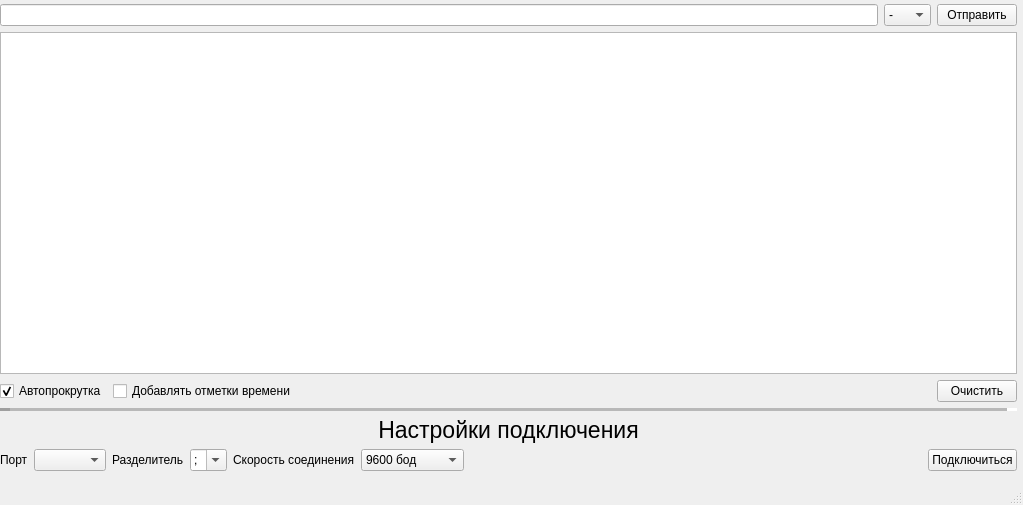
<?xml version="1.0" encoding="UTF-8"?>
<ui version="4.0">
 <class>MainWindow</class>
 <widget class="QMainWindow" name="MainWindow">
  <property name="windowModality">
   <enum>Qt::ApplicationModal</enum>
  </property>
  <property name="geometry">
   <rect>
    <x>0</x>
    <y>0</y>
    <width>1023</width>
    <height>505</height>
   </rect>
  </property>
  <property name="windowTitle">
   <string>Монитор последовательного порта</string>
  </property>
  <property name="tabShape">
   <enum>QTabWidget::Rounded</enum>
  </property>
  <property name="dockOptions">
   <set>QMainWindow::AnimatedDocks</set>
  </property>
  <property name="unifiedTitleAndToolBarOnMac">
   <bool>true</bool>
  </property>
  <widget class="QWidget" name="centralwidget">
   <widget class="QWidget" name="">
    <property name="geometry">
     <rect>
      <x>0</x>
      <y>4</y>
      <width>1017</width>
      <height>467</height>
     </rect>
    </property>
    <layout class="QVBoxLayout" name="main_layout">
     <property name="sizeConstraint">
      <enum>QLayout::SetNoConstraint</enum>
     </property>
     <item>
      <layout class="QVBoxLayout" name="output_layot">
       <item>
        <layout class="QHBoxLayout" name="top_outpyt_layout">
         <item>
          <widget class="QLineEdit" name="input_line"/>
         </item>
         <item>
          <widget class="QComboBox" name="end_box">
           <item>
            <property name="text">
             <string>-</string>
            </property>
           </item>
           <item>
            <property name="text">
             <string>\n\r</string>
            </property>
           </item>
           <item>
            <property name="text">
             <string>\n</string>
            </property>
           </item>
           <item>
            <property name="text">
             <string>\r</string>
            </property>
           </item>
          </widget>
         </item>
         <item>
          <widget class="QPushButton" name="send_btn">
           <property name="text">
            <string>Отправить</string>
           </property>
          </widget>
         </item>
        </layout>
       </item>
       <item>
        <widget class="QColumnView" name="columnView"/>
       </item>
       <item>
        <layout class="QHBoxLayout" name="bottom_output_layout">
         <item>
          <widget class="QCheckBox" name="time_chk">
           <property name="text">
            <string>Автопрокрутка</string>
           </property>
           <property name="checked">
            <bool>true</bool>
           </property>
          </widget>
         </item>
         <item>
          <widget class="QCheckBox" name="scroll_chk">
           <property name="text">
            <string>Добавлять отметки времени</string>
           </property>
          </widget>
         </item>
         <item>
          <spacer name="horizontalSpacer">
           <property name="orientation">
            <enum>Qt::Horizontal</enum>
           </property>
           <property name="sizeHint" stdset="0">
            <size>
             <width>16</width>
             <height>20</height>
            </size>
           </property>
          </spacer>
         </item>
         <item>
          <widget class="QPushButton" name="clear_btn">
           <property name="text">
            <string>Очистить</string>
           </property>
          </widget>
         </item>
        </layout>
       </item>
      </layout>
     </item>
     <item>
      <widget class="Line" name="line">
       <property name="lineWidth">
        <number>10</number>
       </property>
       <property name="midLineWidth">
        <number>10</number>
       </property>
       <property name="orientation">
        <enum>Qt::Horizontal</enum>
       </property>
      </widget>
     </item>
     <item>
      <layout class="QVBoxLayout" name="pref_layout">
       <item>
        <widget class="QLabel" name="port_pref_label">
         <property name="font">
          <font>
           <pointsize>17</pointsize>
          </font>
         </property>
         <property name="text">
          <string>Настройки подключения</string>
         </property>
         <property name="alignment">
          <set>Qt::AlignCenter</set>
         </property>
        </widget>
       </item>
       <item>
        <layout class="QHBoxLayout" name="port_layout">
         <item>
          <widget class="QLabel" name="port_switch_label">
           <property name="text">
            <string>Порт</string>
           </property>
          </widget>
         </item>
         <item>
          <widget class="QComboBox" name="port_box"/>
         </item>
         <item>
          <widget class="QLabel" name="input_sep_label">
           <property name="text">
            <string>Разделитель</string>
           </property>
          </widget>
         </item>
         <item>
          <widget class="QComboBox" name="input_sep_box">
           <property name="editable">
            <bool>true</bool>
           </property>
           <property name="sizeAdjustPolicy">
            <enum>QComboBox::AdjustToContents</enum>
           </property>
           <property name="iconSize">
            <size>
             <width>16</width>
             <height>16</height>
            </size>
           </property>
           <item>
            <property name="text">
             <string>;</string>
            </property>
           </item>
           <item>
            <property name="text">
             <string>,</string>
            </property>
           </item>
           <item>
            <property name="text">
             <string>\t</string>
            </property>
           </item>
          </widget>
         </item>
         <item>
          <widget class="QLabel" name="baudreate_label">
           <property name="text">
            <string>Скорость соединения</string>
           </property>
          </widget>
         </item>
         <item>
          <widget class="QComboBox" name="baudrate_box">
           <property name="editable">
            <bool>false</bool>
           </property>
           <property name="currentIndex">
            <number>4</number>
           </property>
           <property name="sizeAdjustPolicy">
            <enum>QComboBox::AdjustToContents</enum>
           </property>
           <item>
            <property name="text">
             <string>300 бод</string>
            </property>
           </item>
           <item>
            <property name="text">
             <string>1200 бод</string>
            </property>
           </item>
           <item>
            <property name="text">
             <string>2400 бод</string>
            </property>
           </item>
           <item>
            <property name="text">
             <string>4800 бод</string>
            </property>
           </item>
           <item>
            <property name="text">
             <string>9600 бод</string>
            </property>
           </item>
           <item>
            <property name="text">
             <string>19200 бод</string>
            </property>
           </item>
           <item>
            <property name="text">
             <string>38400 бод</string>
            </property>
           </item>
           <item>
            <property name="text">
             <string>57600 бод</string>
            </property>
           </item>
           <item>
            <property name="text">
             <string>74880 бод</string>
            </property>
           </item>
           <item>
            <property name="text">
             <string>115200 бод</string>
            </property>
           </item>
           <item>
            <property name="text">
             <string>230400 бод</string>
            </property>
           </item>
           <item>
            <property name="text">
             <string>250000 бод</string>
            </property>
           </item>
           <item>
            <property name="text">
             <string>500000 бод</string>
            </property>
           </item>
           <item>
            <property name="text">
             <string>1000000 бод</string>
            </property>
           </item>
           <item>
            <property name="text">
             <string>2000000 бод</string>
            </property>
           </item>
          </widget>
         </item>
         <item>
          <spacer name="horizontalSpacer_2">
           <property name="orientation">
            <enum>Qt::Horizontal</enum>
           </property>
           <property name="sizeHint" stdset="0">
            <size>
             <width>40</width>
             <height>20</height>
            </size>
           </property>
          </spacer>
         </item>
         <item>
          <widget class="QPushButton" name="connect_btn">
           <property name="text">
            <string>Подключиться</string>
           </property>
          </widget>
         </item>
        </layout>
       </item>
      </layout>
     </item>
    </layout>
   </widget>
  </widget>
  <widget class="QStatusBar" name="statusbar"/>
  <action name="actionexport_as">
   <property name="text">
    <string>export as...</string>
   </property>
  </action>
 </widget>
 <resources/>
 <connections/>
</ui>
